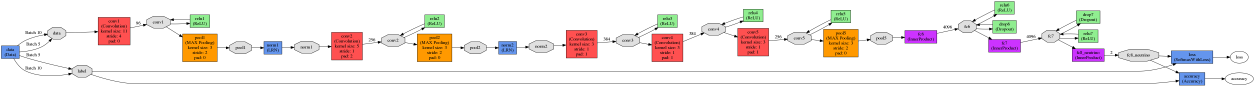
#> input picture python/draw_net.png, 5019 x 347 px (shown at 1/4 size)
$ python roicrop_mcc7.py python/draw_net.png   (Python 2 division)
#> lines starting #> are read from the running program, lines starting #| are printed output that depends on the picture
#!/usr/bin/env python

import sys
import numpy as np
import cv2

print sys.argv[1]
#img = cv2.imread('Muminus_Plane3_bmpfile1.bmp',0)
img = cv2.imread(sys.argv[1],0)
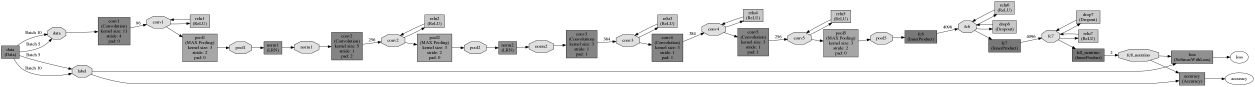
#> img: shape (347, 5019) (shown at 1/4 size); min 0, max 255, mean 235.3
img1 = cv2.imread(sys.argv[1],0)

#print img.shape
numnonzerorows = (img).sum(1)
#> numnonzerorows = 347 values, max 1279845 at index 0, min 197312 at index 284, mean 1181176.9
#print numnonzerorows.shape
zeroindexvec=[]
for x in xrange(len(numnonzerorows)):
	if numnonzerorows[x]==0:
	 	zeroindexvec.append(x)
	if numnonzerorows[x]!=0:
		#print "in first else loop"
		#print x
		#print numnonzerorows[x]
		break
#> this loop made 1 pass
#> after the loop, zeroindexvec = []

print img.shape
#| (347, 5019)
for y in xrange(len(numnonzerorows)):
	if numnonzerorows[-y -1]==0:
	 	zeroindexvec.append(len(numnonzerorows)-y-1)
	if numnonzerorows[-y -1]!=0:
		#print "in second else loop"
		#print numnonzerorows[-y-1]
		break
img = np.delete(img,zeroindexvec, axis=0)

#print img.shape


#print img.shape
img = img.transpose()
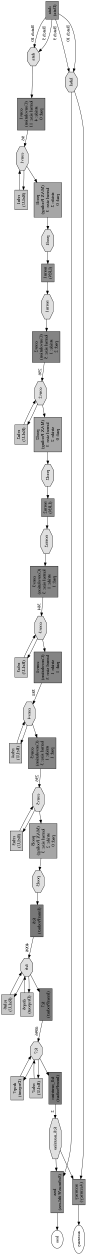
#> img: shape (5019, 347) (shown at 1/4 size); min 0, max 255, mean 235.3
#print img.shape
numnonzerocols = (img).sum(1)
#> numnonzerocols = 5019 values, max 88485 at index 0, min 59220 at index 730, mean 81663.4
#print numnonzerocols.shape
zeroindexvec1=[]

for x in xrange(len(numnonzerocols)):
	if numnonzerocols[x]==0:
	 	zeroindexvec1.append(x)
	if numnonzerocols[x]!=0:
		#print "in first else loop"
		#print x
		#print numnonzerocols[x]
		break
#> after the loop, zeroindexvec1 = []

#print img.shape
for y in xrange(len(numnonzerocols)):
	if numnonzerocols[-y -1]==0:
	 	zeroindexvec1.append(len(numnonzerocols)-y-1)
	if numnonzerocols[-y -1]!=0:
		#print "in second else loop"
		#print numnonzerocols[-y-1]
		break
img = np.delete(img,zeroindexvec1, axis=0)

#print img.shape

img = img.transpose()
#print img.shape

def padzero(vector, pad_width, iaxis, kwargs):
	vector[:pad_width[0]] = 0
	vector[-pad_width[1]:] = 0
	return vector

img = np.lib.pad(img,(5,),padzero)
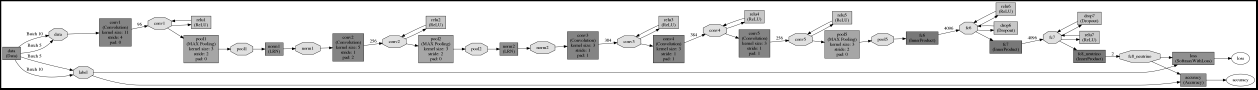
#> img: shape (357, 5029) (shown at 1/4 size); min 0, max 255, mean 228.3
#print img.shape[0]
#print img.shape[1]
if img.shape[0] <224 and img.shape[1]<224:
	if img.shape[0]<img.shape[1]:
		img = np.lib.pad(img,(224-img.shape[0]),padzero)
	if img.shape[1]<img.shape[0]:
		img = np.lib.pad(img,(224-img.shape[1]),padzero)

#img = img.transpose()
img = cv2.resize(img, (224,224)) # Crop from x, y, w, h -> 100, 200, 300, 400
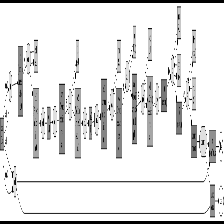
#> img: shape (224, 224); min 0, max 255, mean 228.8
cv2.imwrite(sys.argv[1],img)
print 'Before:'
print img1.shape
#| (347, 5019)
print 'After:'
print img.shape
#| (224, 224)

$ run again, on python/train_prob.png
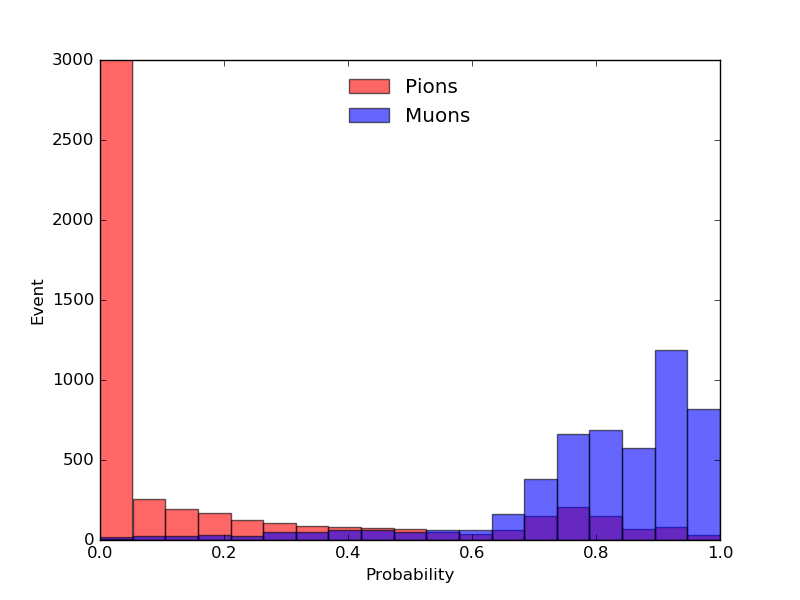
#> input picture python/train_prob.png, 800 x 600 px
#> numnonzerorows = 600 values, max 204000 at index 0, min 42668 at index 60, mean 191083.3
#> the loop `for x in xrange(len(numnonzerorows)):` made 1 pass
#> after the loop `for x in xrange(len(numnonzerorows)):`: zeroindexvec = []
#| (600, 800)
#> the loop `for y in xrange(len(numnonzerorows)):` made 1 pass
#> `img = img.transpose()`:
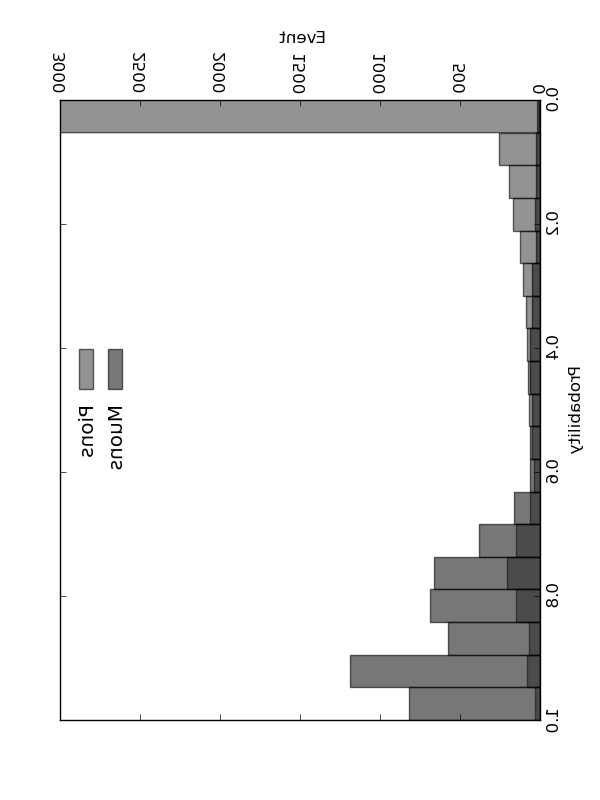
#> img: shape (800, 600); min 0, max 255, mean 238.9
#> numnonzerocols = 800 values, max 153000 at index 0, min 29660 at index 720, mean 143312.5
#> the loop `for x in xrange(len(numnonzerocols)):` made 1 pass
#> after the loop `for x in xrange(len(numnonzerocols)):`: zeroindexvec1 = []
#> the loop `for y in xrange(len(numnonzerocols)):` made 1 pass
#> `img = cv2.resize(img, (224,224))`:
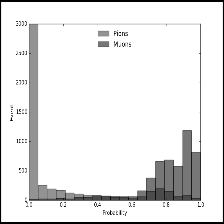
#> img: shape (224, 224); min 0, max 255, mean 232.5
#| (600, 800)
#| (224, 224)
